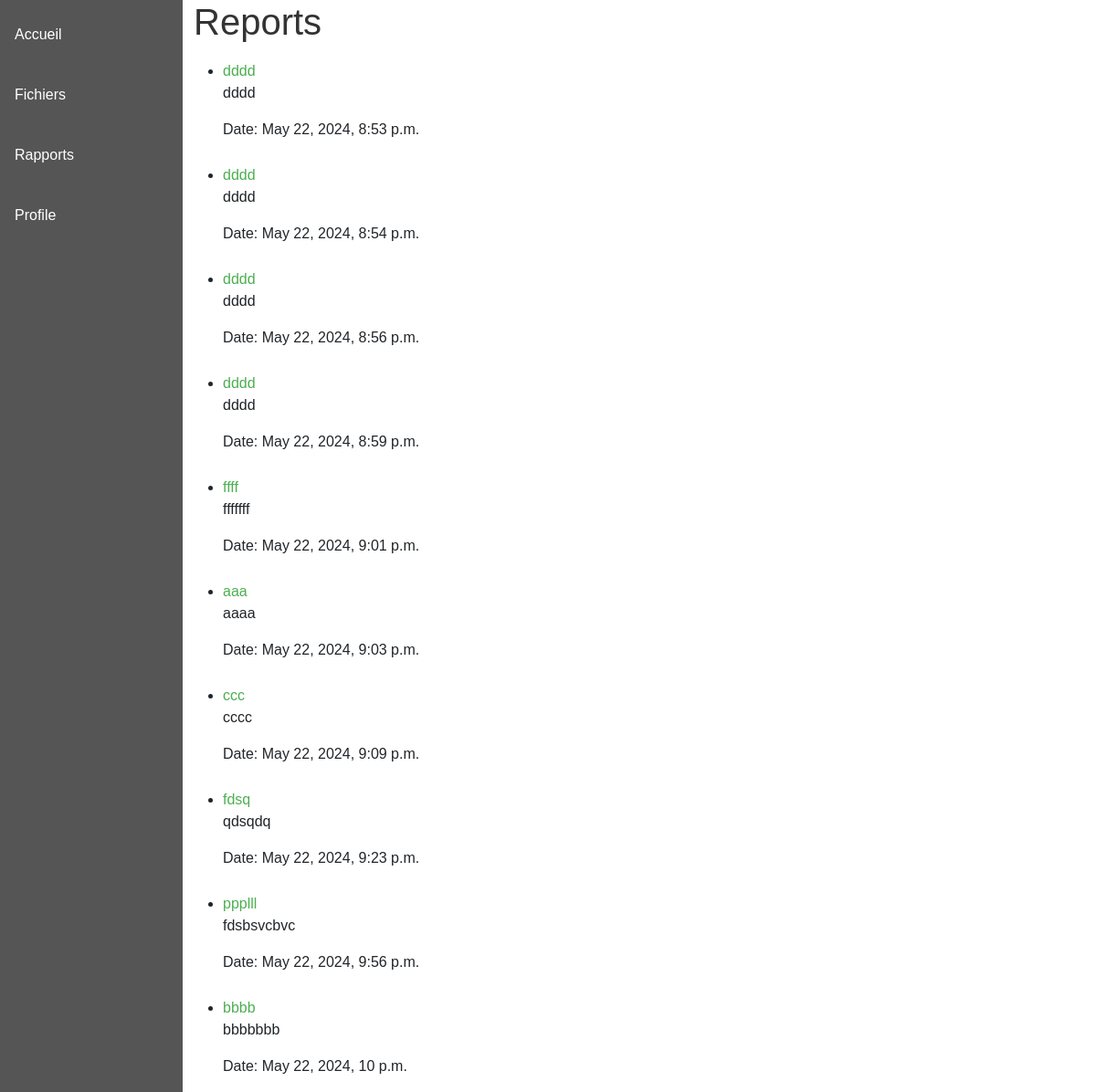
Page /reports/ on the earlier database version.
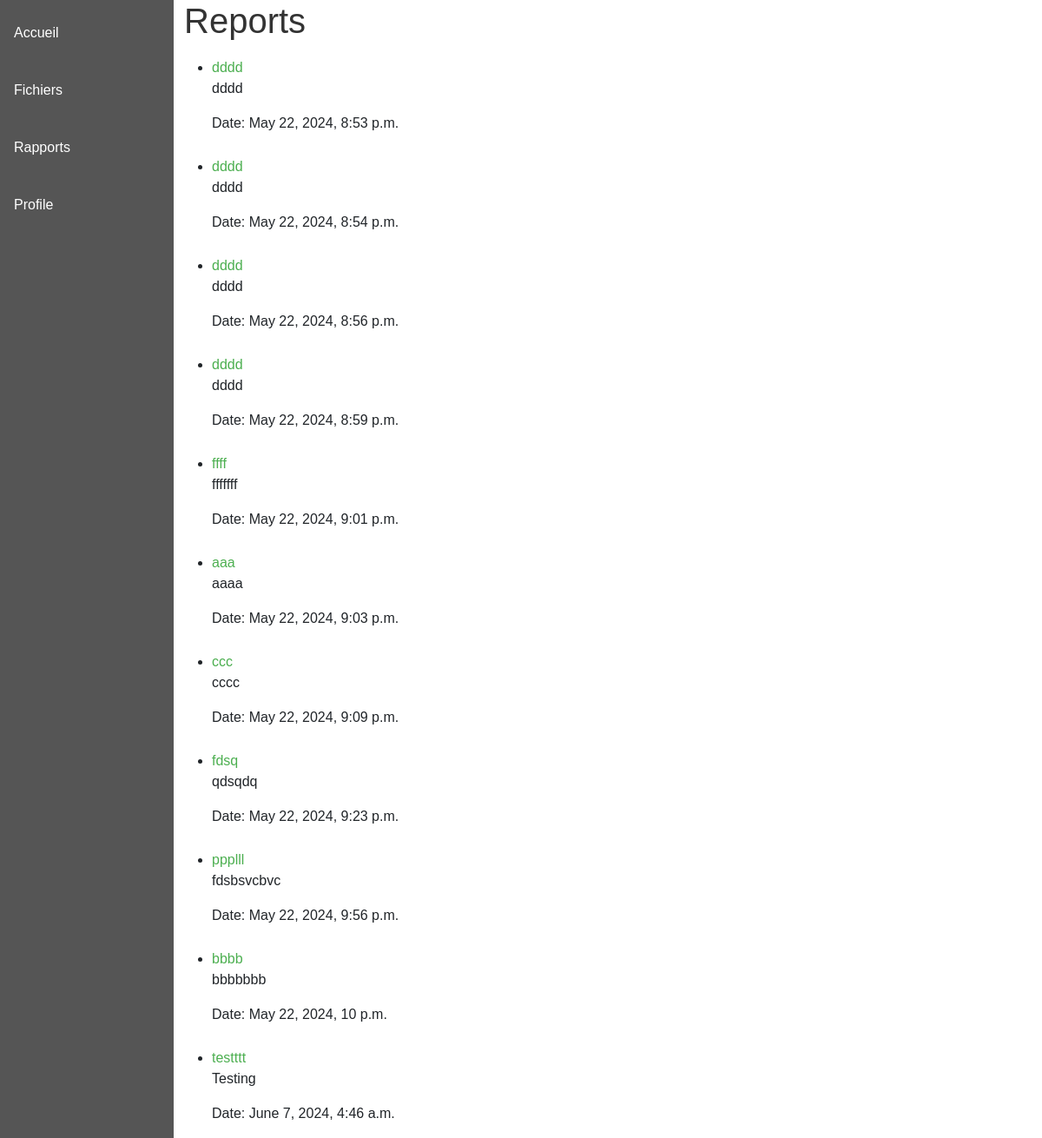
Same page on the later database version.
### core/models.py (models this page shows)
class Report(models.Model):
    name = models.CharField(max_length=100)
    description = models.TextField()
    generated_at = models.DateTimeField(auto_now_add=True)
    image = models.ImageField(upload_to='reports/images/', null=True, blank=True, default='default_image.png')
    image_par_heure = models.ImageField(upload_to='reports/images/', null=True, blank=True, default='default_image_par_heure.png')
    file = models.FileField(upload_to='reports/files/')

### core/views.py (the view)
# urls.py: path('reports/', views.reports, name='reports'),
def reports(request):
    reports = Report.objects.all()
    return render(request, 'core/reports.html', {'reports': reports})

### core/templates/core/reports.html (shortened to what this page needs)
{% extends "base.html" %}
{% block content %}
    <h1>Reports</h1>
    <ul>
        {% for report in reports %}
            <li>
                <a href="{% url 'core:report_details' report.id %}">{{ report.name }}</a>
                <p>{{ report.description }}</p>
                <p>Date: {{ report.generated_at }}</p>
            </li>
        {% endfor %}
    </ul>
{% endblock content %}

Differences in the rows shown:
added Report: name "testttt", description "Testing", generated_at "June 7, 2024, 4:46 a.m."
